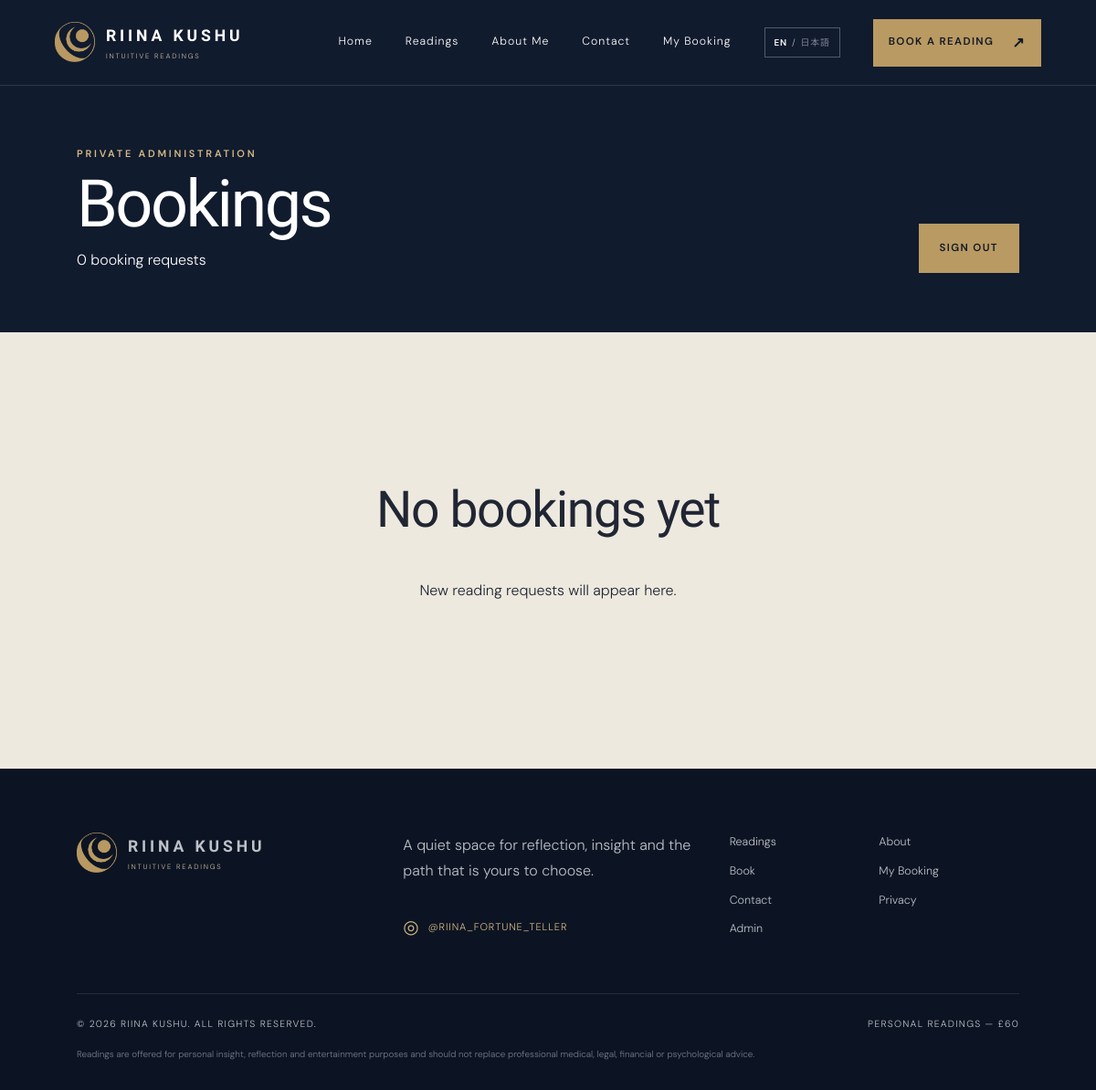
/admin/bookings (signed in), run on an earlier commit of the app's database.
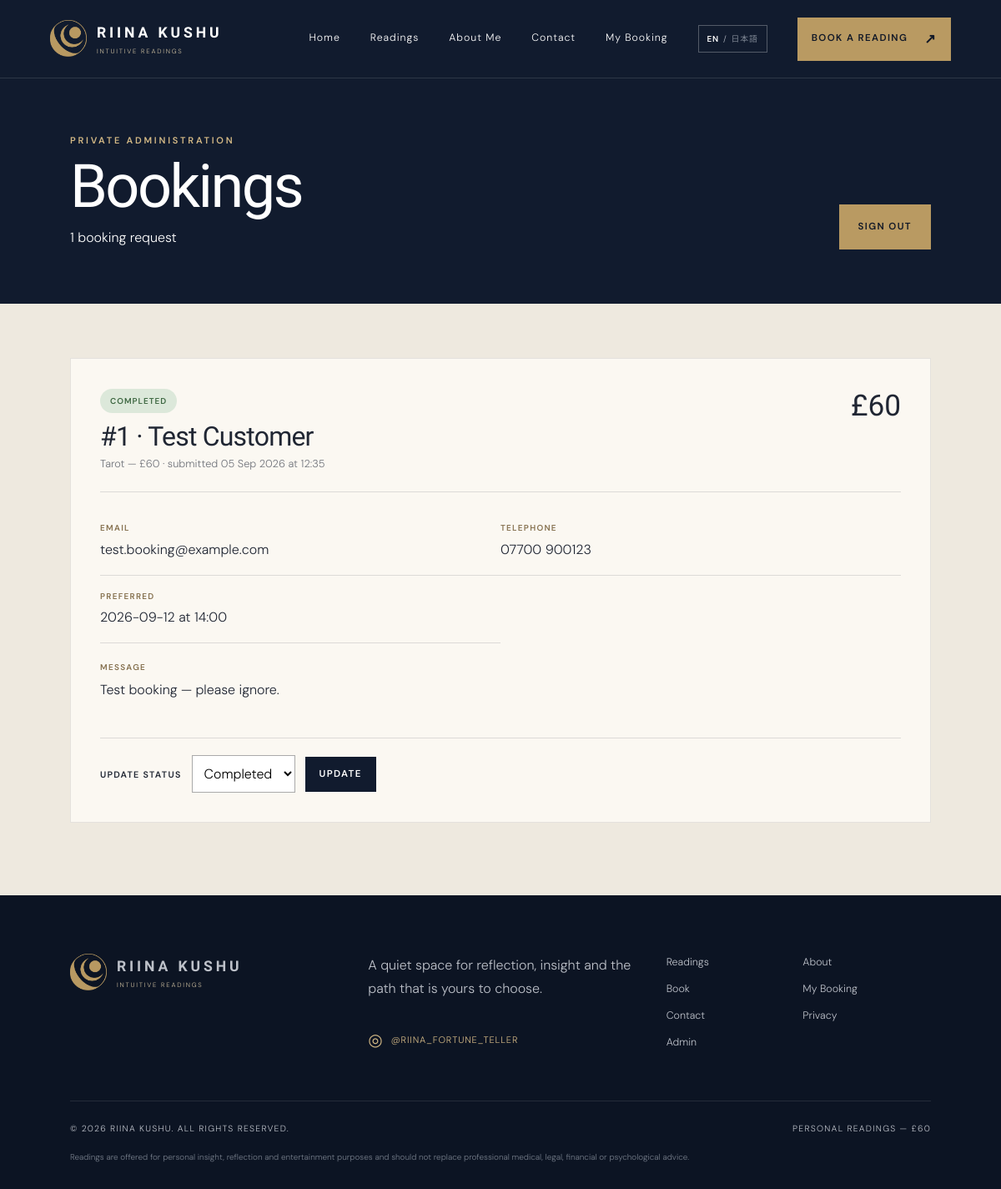
And on a later commit of the database.
### app/models.py (models this page shows)
class Booking(db.Model):
    id = db.Column(db.Integer, primary_key=True)
    name = db.Column(db.String(120), nullable=False)
    email = db.Column(db.String(255), nullable=False)
    phone = db.Column(db.String(40))
    service = db.Column(db.String(80), nullable=False)
    preferred_date = db.Column(db.Date)
    preferred_time = db.Column(db.Time)
    birth_date = db.Column(db.Date)
    birth_time = db.Column(db.Time)
    birth_place = db.Column(db.String(255))
    message = db.Column(db.Text)
    status = db.Column(db.String(30), nullable=False, default="new")
    created_at = db.Column(db.DateTime(timezone=True), default=lambda: datetime.now(timezone.utc))

### app/routes.py (the view)
@main.route("/admin/bookings")
@admin_required
def admin_bookings():
    bookings = Booking.query.order_by(Booking.created_at.desc()).all()
    return render_template("admin_bookings.html", bookings=bookings, services=dict(SERVICES), status_form=BookingStatusForm())

### app/forms.py
class BookingStatusForm(FlaskForm):
    status = SelectField("Status", choices=[
        ("new", "New"),
        ("contacted", "Contacted"),
        ("confirmed", "Confirmed"),
        ("completed", "Completed"),
        ("cancelled", "Cancelled"),
    ], validators=[DataRequired()])
    submit = SubmitField("Update")

### app/routes.py (called while the page is built)
def admin_required(view):
    @wraps(view)
    def wrapped(*args, **kwargs):
        if not session.get("admin_authenticated"):
            return redirect(url_for("main.admin_login", next=request.path))
        return view(*args, **kwargs)
    return wrapped

### app/templates/admin_bookings.html
{% extends "base.html" %}{% block title %}Manage Bookings | Riina Kushu{% endblock %}
{% block content %}<section class="admin-heading"><div><p class="eyebrow light">Private administration</p><h1>Bookings</h1><p>{{ bookings|length }} booking request{% if bookings|length != 1 %}s{% endif %}</p></div><form method="post" action="{{ url_for('main.admin_logout') }}"><input type="hidden" name="csrf_token" value="{{ csrf_token() }}"><button class="button" type="submit">Sign Out</button></form></section><section class="admin-bookings">{% if bookings %}{% for booking in bookings %}<article class="admin-booking"><div class="admin-booking-title"><div><span class="status status-{{ booking.status }}">{{ booking.status|title }}</span><h2>#{{ booking.id }} · {{ booking.name }}</h2><p>{{ services.get(booking.service, booking.service) }} · submitted {{ booking.created_at.strftime('%d %b %Y at %H:%M') }}</p></div><strong>£60</strong></div><div class="admin-details"><dl><div><dt>Email</dt><dd><a href="mailto:{{ booking.email }}">{{ booking.email }}</a></dd></div><div><dt>Telephone</dt><dd>{{ booking.phone or 'Not provided' }}</dd></div><div><dt>Preferred</dt><dd>{{ booking.preferred_date or 'No date' }}{% if booking.preferred_time %} at {{ booking.preferred_time.strftime('%H:%M') }}{% endif %}</dd></div>{% if booking.birth_date or booking.birth_place %}<div><dt>Birth details</dt><dd>{{ booking.birth_date or '' }} {{ booking.birth_time.strftime('%H:%M') if booking.birth_time else '' }} {{ booking.birth_place or '' }}</dd></div>{% endif %}</dl>{% if booking.message %}<div class="booking-message"><dt>Message</dt><p>{{ booking.message }}</p></div>{% endif %}</div><form class="status-form" method="post" action="{{ url_for('main.admin_booking_status', booking_id=booking.id) }}">{{ status_form.csrf_token }}<label for="status-{{ booking.id }}">Update status</label><select id="status-{{ booking.id }}" name="status">{% for value, label in status_form.status.choices %}<option value="{{ value }}" {% if value == booking.status %}selected{% endif %}>{{ label }}</option>{% endfor %}</select><button class="button button-dark" type="submit">Update</button></form></article>{% endfor %}{% else %}<div class="empty-state"><h2>No bookings yet</h2><p>New reading requests will appear here.</p></div>{% endif %}</section>{% endblock %}

### app/templates/base.html (shortened to what this page needs)
<!doctype html>
<html lang="en">
<head>
  <link rel="stylesheet" href="{{ url_for('static', filename='css/style.css') }}">
</head>
<body>
  <header class="site-header" id="top">
    <a class="brand" href="{{ url_for('main.index') }}" aria-label="Riina Kushu home"><img class="brand-logo" src="{{ url_for('static', filename='images/akari-logo.png') }}" alt=""><span><b>RIINA KUSHU</b><small>INTUITIVE READINGS</small></span></a>
    <nav class="nav-links" aria-label="Main navigation">
      <a href="{{ url_for('main.index') }}">Home</a>
      <a href="{{ url_for('main.services') }}">Readings</a>
      <a href="{{ url_for('main.about') }}">About Me</a>
      <a href="{{ url_for('main.contact') }}">Contact</a>
      <a href="{{ url_for('main.my_booking') }}">My Booking</a>
      <button class="language-toggle" type="button" aria-label="Switch language to Japanese"><span class="lang-en">EN</span><span aria-hidden="true">/</span><span class="lang-ja">日本語</span></button>
      <a class="button button-small" href="{{ url_for('main.booking') }}">Book a Reading <span>↗</span></a>
    </nav>
  </header>
  <main>{% block content %}{% endblock %}</main>
  <footer>
    <div class="footer-main">
      <a class="brand brand-light" href="{{ url_for('main.index') }}"><img class="brand-logo" src="{{ url_for('static', filename='images/akari-logo.png') }}" alt=""><span><b>RIINA KUSHU</b><small>INTUITIVE READINGS</small></span></a>
      <div><p class="footer-note">A quiet space for reflection, insight and the path that is yours to choose.</p><a class="instagram-link" href="https://www.instagram.com/RIINA_FORTUNE_TELLER/" target="_blank" rel="noopener noreferrer" aria-label="Follow Riina Fortune Teller on Instagram"><span aria-hidden="true">◎</span> @RIINA_FORTUNE_TELLER</a></div>
      <div class="footer-links"><a href="{{ url_for('main.services') }}">Readings</a><a href="{{ url_for('main.about') }}">About</a><a href="{{ url_for('main.booking') }}">Book</a><a href="{{ url_for('main.my_booking') }}">My Booking</a><a href="{{ url_for('main.contact') }}">Contact</a><a href="{{ url_for('main.privacy') }}">Privacy</a><a href="{{ url_for('main.admin_login') }}">Admin</a></div>
    </div>
    <div class="footer-bottom"><span>© {{ 2026 }} Riina Kushu. All rights reserved.</span><span>Personal readings — £60</span></div>
    <p class="disclaimer">Readings are offered for personal insight, reflection and entertainment purposes and should not replace professional medical, legal, financial or psychological advice.</p>
  </footer>
</body>
</html>

What changed in the data, as far as the page shows it:
added Booking: status "COMPLETED", id "1", name "Test Customer", get "Tarot — £60", created_at "05 Sep 2026 at 12:35", email "test.booking@example.com", phone "07700 900123", preferred_date "2026-09-12", preferred_time "14:00", message "Test booking — please ignore.", status "Completed"
Also different on the page:
{{ bookings|length }}: "0" → "1"
text no longer shown: "s No bookings yet New reading requests will appear here."
